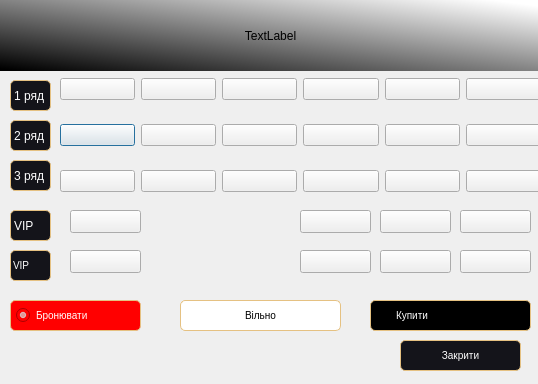
<?xml version="1.0" encoding="UTF-8"?>
<ui version="4.0">
 <class>seans</class>
 <widget class="QDialog" name="seans">
  <property name="geometry">
   <rect>
    <x>0</x>
    <y>0</y>
    <width>538</width>
    <height>384</height>
   </rect>
  </property>
  <property name="windowTitle">
   <string>Кінозал</string>
  </property>
  <property name="windowIcon">
   <iconset resource="movie_image.qrc">
    <normaloff>:/movie_image/logo_cinema.jpg</normaloff>:/movie_image/logo_cinema.jpg</iconset>
  </property>
  <widget class="QStackedWidget" name="stackedWidget">
   <property name="geometry">
    <rect>
     <x>0</x>
     <y>0</y>
     <width>541</width>
     <height>391</height>
    </rect>
   </property>
   <property name="styleSheet">
    <string notr="true"/>
   </property>
   <property name="currentIndex">
    <number>0</number>
   </property>
   <widget class="QWidget" name="page">
    <widget class="QWidget" name="gridWidget" native="true">
     <property name="geometry">
      <rect>
       <x>60</x>
       <y>60</y>
       <width>481</width>
       <height>151</height>
      </rect>
     </property>
     <layout class="QGridLayout" name="gridLayout">
      <property name="horizontalSpacing">
       <number>6</number>
      </property>
      <item row="1" column="0">
       <widget class="QPushButton" name="s2_1">
        <property name="text">
         <string/>
        </property>
       </widget>
      </item>
      <item row="0" column="0">
       <widget class="QPushButton" name="s1_1">
        <property name="styleSheet">
         <string notr="true"/>
        </property>
        <property name="text">
         <string/>
        </property>
       </widget>
      </item>
      <item row="2" column="2">
       <widget class="QPushButton" name="s3_3">
        <property name="text">
         <string/>
        </property>
       </widget>
      </item>
      <item row="2" column="4">
       <widget class="QPushButton" name="s3_5">
        <property name="text">
         <string/>
        </property>
       </widget>
      </item>
      <item row="1" column="2">
       <widget class="QPushButton" name="s2_3">
        <property name="text">
         <string/>
        </property>
       </widget>
      </item>
      <item row="0" column="5">
       <widget class="QPushButton" name="s1_6">
        <property name="text">
         <string/>
        </property>
       </widget>
      </item>
      <item row="1" column="5">
       <widget class="QPushButton" name="s2_6">
        <property name="text">
         <string/>
        </property>
       </widget>
      </item>
      <item row="2" column="5">
       <widget class="QPushButton" name="s3_6">
        <property name="text">
         <string/>
        </property>
       </widget>
      </item>
      <item row="1" column="1">
       <widget class="QPushButton" name="s2_2">
        <property name="text">
         <string/>
        </property>
       </widget>
      </item>
      <item row="2" column="1">
       <widget class="QPushButton" name="s3_2">
        <property name="text">
         <string/>
        </property>
       </widget>
      </item>
      <item row="0" column="1">
       <widget class="QPushButton" name="s1_2">
        <property name="text">
         <string/>
        </property>
       </widget>
      </item>
      <item row="0" column="3">
       <widget class="QPushButton" name="s1_4">
        <property name="text">
         <string/>
        </property>
       </widget>
      </item>
      <item row="0" column="2">
       <widget class="QPushButton" name="s1_3">
        <property name="text">
         <string/>
        </property>
       </widget>
      </item>
      <item row="0" column="4">
       <widget class="QPushButton" name="s1_5">
        <property name="text">
         <string/>
        </property>
       </widget>
      </item>
      <item row="2" column="3">
       <widget class="QPushButton" name="s3_4">
        <property name="text">
         <string/>
        </property>
       </widget>
      </item>
      <item row="2" column="0">
       <widget class="QPushButton" name="s3_1">
        <property name="text">
         <string/>
        </property>
       </widget>
      </item>
      <item row="1" column="4">
       <widget class="QPushButton" name="s2_5">
        <property name="text">
         <string/>
        </property>
       </widget>
      </item>
      <item row="1" column="3">
       <widget class="QPushButton" name="s2_4">
        <property name="styleSheet">
         <string notr="true"/>
        </property>
        <property name="text">
         <string/>
        </property>
       </widget>
      </item>
     </layout>
    </widget>
    <widget class="QRadioButton" name="radioButton">
     <property name="geometry">
      <rect>
       <x>10</x>
       <y>300</y>
       <width>131</width>
       <height>31</height>
      </rect>
     </property>
     <property name="layoutDirection">
      <enum>Qt::LeftToRight</enum>
     </property>
     <property name="styleSheet">
      <string notr="true">color: #fff; 
text-decoration: none; 
user-select: cursor;
background:rgb(255, 0, 0);
outline: none; 
border: 1px solid #e5c182;
border-radius:5px;
font-size:10px;
padding: 5px;</string>
     </property>
     <property name="inputMethodHints">
      <set>Qt::ImhLowercaseOnly</set>
     </property>
     <property name="text">
      <string>Бронювати</string>
     </property>
     <property name="checked">
      <bool>true</bool>
     </property>
    </widget>
    <widget class="QRadioButton" name="radioButton_2">
     <property name="geometry">
      <rect>
       <x>370</x>
       <y>300</y>
       <width>161</width>
       <height>31</height>
      </rect>
     </property>
     <property name="styleSheet">
      <string notr="true">color: #fff; 
text-decoration: none; 
user-select: cursor;
background:rgb(0, 0, 0);
outline: none; 
border: 1px solid #e5c182;
border-radius:5px;
font-size:10px;
padding: 5px;</string>
     </property>
     <property name="text">
      <string>Купити</string>
     </property>
    </widget>
    <widget class="QPushButton" name="s4_2">
     <property name="geometry">
      <rect>
       <x>300</x>
       <y>210</y>
       <width>71</width>
       <height>23</height>
      </rect>
     </property>
     <property name="text">
      <string/>
     </property>
    </widget>
    <widget class="QPushButton" name="s5_2">
     <property name="geometry">
      <rect>
       <x>300</x>
       <y>250</y>
       <width>71</width>
       <height>23</height>
      </rect>
     </property>
     <property name="text">
      <string/>
     </property>
    </widget>
    <widget class="QPushButton" name="s4_3">
     <property name="geometry">
      <rect>
       <x>380</x>
       <y>210</y>
       <width>71</width>
       <height>23</height>
      </rect>
     </property>
     <property name="text">
      <string/>
     </property>
    </widget>
    <widget class="QPushButton" name="s5_3">
     <property name="geometry">
      <rect>
       <x>380</x>
       <y>250</y>
       <width>71</width>
       <height>23</height>
      </rect>
     </property>
     <property name="text">
      <string/>
     </property>
    </widget>
    <widget class="QPushButton" name="s4_4">
     <property name="geometry">
      <rect>
       <x>460</x>
       <y>210</y>
       <width>71</width>
       <height>23</height>
      </rect>
     </property>
     <property name="text">
      <string/>
     </property>
    </widget>
    <widget class="QPushButton" name="s5_4">
     <property name="geometry">
      <rect>
       <x>460</x>
       <y>250</y>
       <width>71</width>
       <height>23</height>
      </rect>
     </property>
     <property name="text">
      <string/>
     </property>
    </widget>
    <widget class="QPushButton" name="s4_1">
     <property name="geometry">
      <rect>
       <x>70</x>
       <y>210</y>
       <width>71</width>
       <height>23</height>
      </rect>
     </property>
     <property name="text">
      <string/>
     </property>
    </widget>
    <widget class="QPushButton" name="s5_1">
     <property name="geometry">
      <rect>
       <x>70</x>
       <y>250</y>
       <width>71</width>
       <height>23</height>
      </rect>
     </property>
     <property name="text">
      <string/>
     </property>
    </widget>
    <widget class="QLabel" name="label_2">
     <property name="geometry">
      <rect>
       <x>0</x>
       <y>0</y>
       <width>541</width>
       <height>71</height>
      </rect>
     </property>
     <property name="styleSheet">
      <string notr="true">background-color:qlineargradient(spread:reflect, x1:0, y1:1, x2:1, y2:0, stop:0.0168539 rgba(0, 0, 0, 255), stop:0.955056 rgba(255, 255, 255, 255));
border: none;
font: 26pt &quot;Cambria&quot;;

</string>
     </property>
     <property name="text">
      <string>TextLabel</string>
     </property>
     <property name="alignment">
      <set>Qt::AlignCenter</set>
     </property>
     <property name="wordWrap">
      <bool>true</bool>
     </property>
    </widget>
    <widget class="QPushButton" name="pushButton">
     <property name="geometry">
      <rect>
       <x>400</x>
       <y>340</y>
       <width>121</width>
       <height>31</height>
      </rect>
     </property>
     <property name="styleSheet">
      <string notr="true">color: #fff; 
text-decoration: none; 
user-select: cursor;
background:#14141a;
outline: none; 
border: 1px solid #e5c182;
border-radius:5px;
font-size:10px;</string>
     </property>
     <property name="text">
      <string>Закрити</string>
     </property>
    </widget>
    <widget class="QLabel" name="label_3">
     <property name="geometry">
      <rect>
       <x>10</x>
       <y>80</y>
       <width>41</width>
       <height>31</height>
      </rect>
     </property>
     <property name="styleSheet">
      <string notr="true">color: #fff; 
text-decoration: none; 
user-select: cursor;
background:#14141a;
outline: none; 
border: 1px solid #e5c182;
border-radius:5px</string>
     </property>
     <property name="text">
      <string>1 ряд</string>
     </property>
    </widget>
    <widget class="QLabel" name="label_4">
     <property name="geometry">
      <rect>
       <x>10</x>
       <y>120</y>
       <width>41</width>
       <height>31</height>
      </rect>
     </property>
     <property name="styleSheet">
      <string notr="true">color: #fff; 
text-decoration: none; 
user-select: cursor;
background:#14141a;
outline: none; 
border: 1px solid #e5c182;
border-radius:5px</string>
     </property>
     <property name="text">
      <string>2 ряд</string>
     </property>
    </widget>
    <widget class="QLabel" name="label_5">
     <property name="geometry">
      <rect>
       <x>10</x>
       <y>160</y>
       <width>41</width>
       <height>31</height>
      </rect>
     </property>
     <property name="styleSheet">
      <string notr="true">color: #fff; 
text-decoration: none; 
user-select: cursor;
background:#14141a;
outline: none; 
border: 1px solid #e5c182;
border-radius:5px</string>
     </property>
     <property name="text">
      <string>3 ряд</string>
     </property>
    </widget>
    <widget class="QLabel" name="label_6">
     <property name="geometry">
      <rect>
       <x>10</x>
       <y>210</y>
       <width>41</width>
       <height>31</height>
      </rect>
     </property>
     <property name="styleSheet">
      <string notr="true">color: #fff; 
text-decoration: none; 
user-select: cursor;
background:#14141a;
outline: none; 
border: 1px solid #e5c182;
border-radius:5px</string>
     </property>
     <property name="text">
      <string>VIP</string>
     </property>
    </widget>
    <widget class="QLabel" name="label_7">
     <property name="geometry">
      <rect>
       <x>10</x>
       <y>250</y>
       <width>41</width>
       <height>31</height>
      </rect>
     </property>
     <property name="styleSheet">
      <string notr="true">color: #fff; 
text-decoration: none; 
user-select: cursor;
background:#14141a;
outline: none; 
border: 1px solid #e5c182;
border-radius:5px;
font-size:10px;</string>
     </property>
     <property name="text">
      <string>VIP</string>
     </property>
    </widget>
    <widget class="QLabel" name="l_vil">
     <property name="geometry">
      <rect>
       <x>180</x>
       <y>300</y>
       <width>161</width>
       <height>31</height>
      </rect>
     </property>
     <property name="styleSheet">
      <string notr="true">color: rgb(0, 0, 0); 
text-decoration: none; 
user-select: cursor;
background:rgb(255, 255, 255);
outline: none; 
border: 1px solid #e5c182;
border-radius:5px;
font-size:10px;</string>
     </property>
     <property name="text">
      <string>Вільно</string>
     </property>
     <property name="alignment">
      <set>Qt::AlignCenter</set>
     </property>
    </widget>
    <zorder>gridWidget</zorder>
    <zorder>radioButton</zorder>
    <zorder>s4_2</zorder>
    <zorder>s5_2</zorder>
    <zorder>s4_3</zorder>
    <zorder>s5_3</zorder>
    <zorder>s4_4</zorder>
    <zorder>s5_4</zorder>
    <zorder>s4_1</zorder>
    <zorder>s5_1</zorder>
    <zorder>label_2</zorder>
    <zorder>pushButton</zorder>
    <zorder>label_3</zorder>
    <zorder>label_4</zorder>
    <zorder>label_5</zorder>
    <zorder>label_6</zorder>
    <zorder>label_7</zorder>
    <zorder>l_vil</zorder>
    <zorder>radioButton_2</zorder>
   </widget>
   <widget class="QWidget" name="page_2"/>
  </widget>
 </widget>
 <resources>
  <include location="movie_image.qrc"/>
 </resources>
 <connections/>
</ui>
